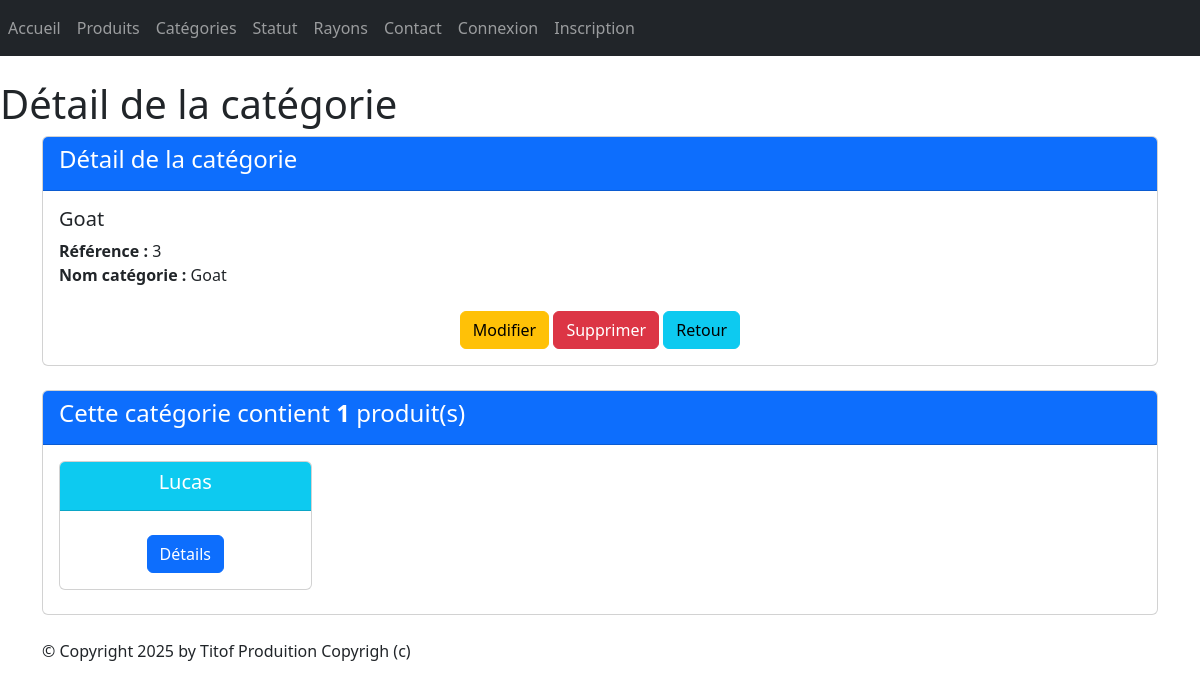
/monApp/categorie/3/, run on the app's committed database.
### monApp/models.py (models this page shows, shortened)
class Categorie(models.Model):
    idCat = models.AutoField(primary_key=True)
    nomCat = models.CharField(max_length=100)

class Produit(models.Model):
    refProd = models.AutoField(primary_key=True)
    intituleProd = models.CharField(max_length=200)
    prixUnitaireProd = models.DecimalField(max_digits=10, decimal_places=2)
    dateFabr = models.DateField(default=date.today())
    categorie = models.ForeignKey(Categorie, on_delete=models.CASCADE, related_name="produits",null=True, blank=True)
    statut = models.ForeignKey(Statut, on_delete=models.CASCADE, related_name="produitS",null=True, blank=True)

### monApp/views.py (the view)
# urls.py: path("categorie/<pk>/", views.CategorieDetailView.as_view(), name="dtl_ctgr"),
class CategorieDetailView(DetailView):
    model = Categorie
    template_name = "monApp/detail_categorie.html"
    context_object_name = "ctgr"
    def get_queryset(self):
        return Categorie.objects.annotate(nb_produits=Count('produits'))
    def get_context_data(self, **kwargs):
        context = super(CategorieDetailView, self).get_context_data(**kwargs)
        context['titremenu'] = "Détail de la catégorie"
        context['prdts'] = self.object.produits.all()
        return context

### monApp/templates/monApp/detail_categorie.html
{% extends 'monApp/base.html' %}
{% block menu %}
    <h1>{{titremenu}}</h1>
{% endblock %}
{% block contenu %}
    <div class="card mb-4">
        <div class="card-header bg-primary text-white">
            <h4>Détail de la catégorie</h4>
        </div>
        <div class="card-body">
            <h5 class="card-title">{{ ctgr.nomCat }}</h5>
            <ul class="list-unstyled">
            <li><strong>Référence :</strong> {{ ctgr.idCat }}</li>
            <li><strong>Nom catégorie :</strong> {{ ctgr.nomCat }}</li>
            </ul>
            <div class="car-footer text-center">
                <a href="{% url 'ctgr-chng' ctgr.idCat %}" class="btn btn-warning mt-2">Modifier</a>
                <a href="{% url 'dlt-ctgr' ctgr.idCat %}" class="btn btn-danger mt-2">Supprimer</a>
                <a href="{% url 'lst_ctgrs'%}" class="btn btn-info mt-2">Retour</a>
            </div>
        </div>
    </div>
    <div class="card mb-4">
        <div class="card-header bg-primary text-white">
            <h4>Cette catégorie contient <strong>{{ ctgr.nb_produits }}</strong> produit(s)</h4>
        </div>
        <div class="card-body">
            <div class="row">
            {% if prdts %}
            {% for prdt in prdts %}
            <div class="col-sm-3">
                <div class="card mb-2 text-center">
                    <div class="card-header bg-info text-white">
                        <h5 class="card-title">{{ prdt.intituleProd }}</h5>
                    </div>
                    <div class="card-body">
                        <a href="{% url 'dtl_prdt' prdt.refProd %}" class="btn btn-primary mt-2">Détails</a>
                    </div>
                </div>
            </div>
            {% endfor %}
            {% else %}
            <p class="text-muted">Aucun produit trouvé pour cette catégorie.</p>
            {% endif %}
            </div>
        </div>
    </div>
{% endblock %}

### static/styles.css (style rules this page uses)
h1 { color: red }

### data on the page
Categorie: nomCat "Goat", idCat "3", nb_produits "1"
Produit: intituleProd "Lucas"

### other printed values
{{ titremenu }} "Détail de la catégorie"
